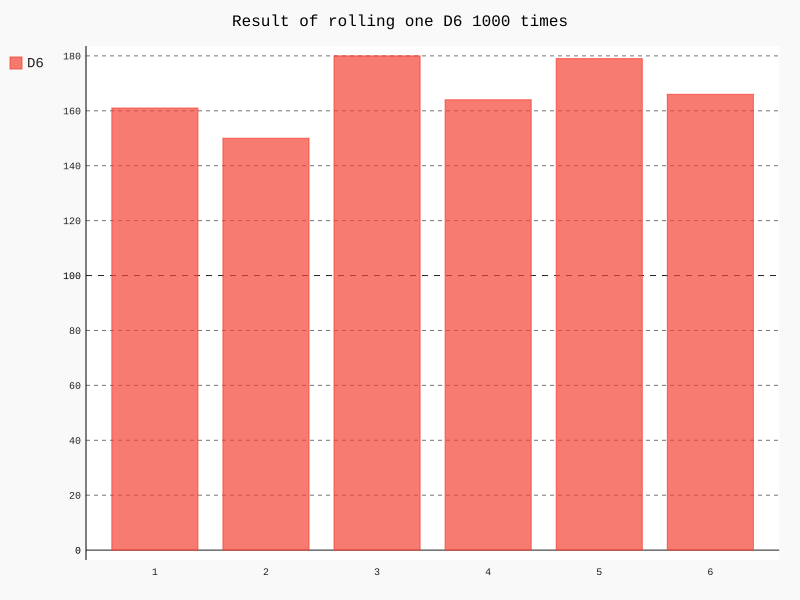

Source code (Python):
#!/usr/bin/env python3
# coding=utf-8
# title          :die_visual.py
# description    :
# author         :JackieTsui
# organization   :pytoday.org
# date           :2017/8/21 下午9:59
# email          :jackietsui72@gmail.com
# notes          :
# ==================================================

# Import the module needed to run the script


import sys
import os
import pygal

sys.path.extend(os.getcwd())
from die import Die


die = Die()
results = []

for roll_num in range(1000):
    result = die.roll()
    results.append(result)

frequencies = []
for value in range(1, die.num_sides+1):
    frequency = results.count(value)
    frequencies.append(frequency)

hist = pygal.Bar()
hist.title = "Result of rolling one D6 1000 times"
hist.x_labels = ['1', '2', '3', '4', '5', '6']
hist._x_title = "Result"
hist._y_title = "Frequency of Result"

hist.add("D6", frequencies)
hist.render_to_file('die_visual.svg')
